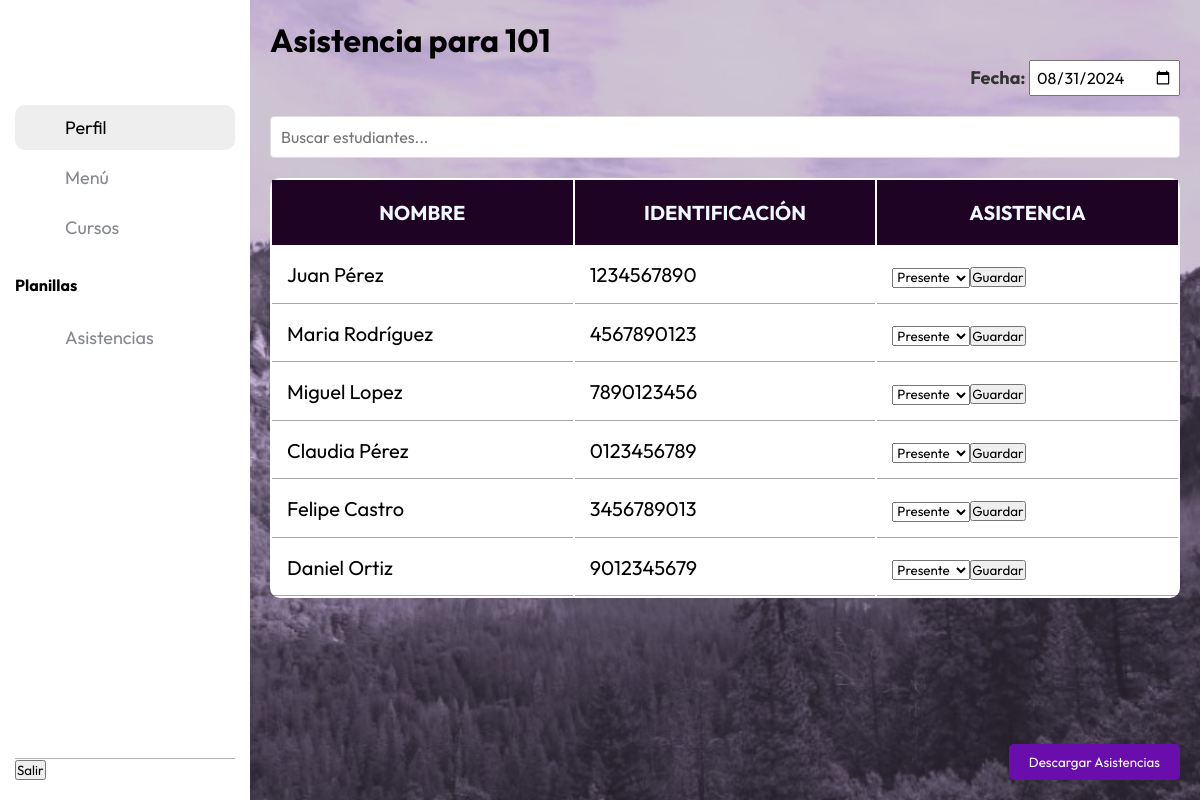
/views/docentes/asistencias/Asistencias.php?id_curso=1, run on the app's committed database.
### tables this page shows
CREATE TABLE `cursos` (
  `ID_curso` int(11) NOT NULL,
  `Nombre_curso` varchar(50) DEFAULT NULL,
  `ID_grado` int(11) DEFAULT NULL
);

CREATE TABLE `estudiantes` (
  `ID_estudiante` int(11) NOT NULL,
  `Nombres` varchar(50) DEFAULT NULL,
  `Apellidos` varchar(50) DEFAULT NULL,
  `Identificacion` varchar(20) DEFAULT NULL,
  `Fecha_nacimiento` date DEFAULT NULL,
  `Genero` enum('Masculino','Femenino') DEFAULT NULL,
  `Direccion` varchar(100) DEFAULT NULL,
  `Telefono` varchar(15) DEFAULT NULL,
  `Correo_electronico` varchar(50) DEFAULT NULL,
  `ID_curso` int(11) DEFAULT NULL
);

### views/docentes/asistencias/Asistencias.php (the view, shortened to what this page needs)
<?php
include '../../../config/db.php';
$id_curso = intval($_GET['id_curso']);
$stmt_curso = $db->prepare("SELECT Nombre_curso FROM cursos WHERE ID_curso = ?");
$stmt_curso->execute([$id_curso]);
$curso = $stmt_curso->fetch(PDO::FETCH_ASSOC);
$fecha_seleccionada = isset($_GET['fecha']) ? $_GET['fecha'] : date('Y-m-d');
$sql_estudiantes = "SELECT ID_estudiante, Nombres, Apellidos, Identificacion FROM estudiantes WHERE ID_curso = ?";
$stmt_estudiantes = $db->prepare($sql_estudiantes);
$stmt_estudiantes->execute([$id_curso]);
$result_estudiantes = $stmt_estudiantes->fetchAll(PDO::FETCH_ASSOC);
?>
<!DOCTYPE html>
<html lang="es">
<head>
    <link rel="stylesheet" href="../../../assets/style.css">
    <div style="position: fixed; bottom: 20px; right: 20px;">
    <form action="descargar_asistencias.php?id_curso=<?php echo $id_curso; ?>&fecha=<?php echo urlencode($fecha_seleccionada); ?>" method="post">
        <button type="submit" style="padding: 10px 20px; background-color: #6a0dad; color: white; border: none; border-radius: 5px; cursor: pointer;">Descargar Asistencias</button>
    </form>
</div>
</head>
<body>
    <div class="barra-lateral">
        <div>
            <a href="perfil_docente.php">
                <div class="nombre-pagina">
                </div>
            </a>
        </div>
        <nav class="navegacion">
            <ul>
                <li>
                    <a id="inbox" href="perfil_docente.php">
                        <span>Perfil</span>
                    </a>
                </li>
                <li>
                    <a href="../index.php">
                        <span>Menú</span>
                    </a>
                </li>
                <li>
                    <a href="CursosAsistencias.php">
                        <span>Cursos</span>
                    </a>
                </li>
                <br>
                <h4>Planillas</h4>
                <br>
                <li>
                    <a href="Asistencias.php">
                        <span>Asistencias</span>
                    </a>
                </li>
            </ul>
        </nav>
        <div>
            <div class="linea"></div>
            <div class="salir">
        <form method="POST" action="../../../logout.php">
            <button type="submit" class="salir-button">Salir</button>
        </form>
    </div>
        </div>
    </div>
    <main class="main">
        <h1>Asistencia para <?php echo htmlspecialchars($curso['Nombre_curso']); ?></h1>
        <div class="fecha-container">
            Fecha: <input type="date" id="fechaSeleccionada" value="<?php echo htmlspecialchars($fecha_seleccionada); ?>">
        </div>
        <div class="search-container">
            <input type="text" id="searchInput" placeholder="Buscar estudiantes...">
        </div>
        <table class="table" id="studentsTable">
            <thead>
                <tr>
                    <th>Nombre</th>
                    <th>Identificación</th>
                    <th>Asistencia</th>
                </tr>
            </thead>
            <tbody>
                <?php foreach ($result_estudiantes as $row): ?>
                <tr>
                    <td><?php echo htmlspecialchars($row['Nombres'] . ' ' . $row['Apellidos']); ?></td>
                    <td><?php echo htmlspecialchars($row['Identificacion']); ?></td>
                    <td>
                        <?php
                        $stmt_verificar_asistencia = $db->prepare("SELECT ID_asistencia, Estado FROM asistencia WHERE ID_estudiante = ? AND Fecha = ?");
                        $stmt_verificar_asistencia->execute([$row['ID_estudiante'], $fecha_seleccionada]);
                        $resultado_verificar_asistencia = $stmt_verificar_asistencia->fetch(PDO::FETCH_ASSOC);
                        if ($resultado_verificar_asistencia) {
                            echo htmlspecialchars($resultado_verificar_asistencia['Estado']);
                            echo '<form method="post" enctype="multipart/form-data">';
                            echo '<input type="hidden" name="asistencia_id" value="' . htmlspecialchars($resultado_verificar_asistencia['ID_asistencia']) . '">';
                            echo '<input type="hidden" name="estudiante_id" value="' . htmlspecialchars($row['ID_estudiante']) . '">';
                            echo '<input type="hidden" name="asignatura_id" value="' . htmlspecialchars($id_curso) . '">';
                            echo '<input type="hidden" name="fecha" value="' . htmlspecialchars($fecha_seleccionada) . '">';
                            echo '<input type="hidden" name="accion" value="editar">';
                            echo '<select name="asistencia">';
                            echo '<option value="Presente" ' . ($resultado_verificar_asistencia['Estado'] == 'Presente' ? 'selected' : '') . '>Presente</option>';
                            echo '<option value="Ausente" ' . ($resultado_verificar_asistencia['Estado'] == 'Ausente' ? 'selected' : '') . '>Ausente</option>';
                            echo '<option value="Tardanza" ' . ($resultado_verificar_asistencia['Estado'] == 'Tardanza' ? 'selected' : '') . '>Tardanza</option>';
                            echo '<option value="Excusa" ' . ($resultado_verificar_asistencia['Estado'] == 'Excusa' ? 'selected' : '') . '>Excusa</option>';
                            echo '</select>';
                            echo '<input type="file" name="excusa_archivo" class="excusa-archivo" />';
                            echo '<button type="submit">Editar</button>';
                            echo '</form>';
                        } else {
                            echo '<form method="post" enctype="multipart/form-data">';
                            echo '<select name="asistencia">';
                            echo '<option value="Presente">Presente</option>';
                            echo '</select>';
                            echo '<button type="submit">Guardar</button>';
                            echo '</form>';
                        }
                        ?>
                    </td>
                </tr>
                <?php endforeach; ?>
            </tbody>
        </table>
    </main>
</body>
</html>

### assets/style.css (style rules this page uses)
:root { --color-barra-lateral:rgb(255,255,255); --color-texto:rgb(0,0,0); --color-texto-menu:rgb(134,136,144); --color-menu-hover:rgb(238,238,238); --color-menu-hover-texto:rgb(0,0,0); --color-boton:rgb(0,0,0); --color-boton-texto:rgb(255,255,255); --color-linea:rgb(180,180,180); --color-switch-base :rgb(201,202,206); --color-switch-circulo:rgb(241,241,241); --color-scroll:rgb(192,192,192); --color-scroll-hover:rgb(134,134,134); }
* { margin: 0; padding: 0; box-sizing: border-box; font-family: 'Outfit', sans-serif; }
body { margin: 0; padding: 0; background-image: url('../Imagenes/fondo.jpg'); background-size: cover; background-repeat: no-repeat; font-family: 'Outfit', sans-serif; height: 100vh; }
.barra-lateral { position: fixed; display: flex; flex-direction: column; justify-content: space-between; width: 250px; height: 100%; overflow: hidden; padding: 20px 15px; background-color: var(--color-barra-lateral); transition: width 0.5s ease,background-color 0.3s ease,left 0.5s ease; z-index: 50; }
.barra-lateral span { width: 100px; white-space: nowrap; font-size: 18px; text-align: left; opacity: 1; transition: opacity 0.5s ease,width 0.5s ease; }
.barra-lateral .nombre-pagina { width: 100%; height: 45px; color: var(--color-texto); margin-bottom: 40px; display: flex; align-items: center; }
.barra-lateral .navegacion { height: 100%; overflow-y: auto; overflow-x: hidden; }
.barra-lateral .navegacion li { list-style: none; display: flex; margin-bottom: 5px; }
.barra-lateral .navegacion a { width: 100%; height: 45px; display: flex; align-items: center; text-decoration: none; border-radius: 10px; color: var(--color-texto-menu); }
.barra-lateral .linea { width: 100%; height: 1px; margin-top: 15px; background-color: var(--color-linea); }
#inbox { background-color: var(--color-menu-hover); color: var(--color-menu-hover-texto); }
main { margin-left: 250px; padding: 20px; transition: margin-left 0.5s ease; }
table { background-color: white; width: 100%; height: 100%; color: black; font-size: 20px; table-layout: fixed; border-collapse: separate; border-radius: 10px; }
thead { background: #1e0325; color: aliceblue; }
th { padding: 20px 20px ; font-weight: 700; text-transform: uppercase; }
td { padding: 15px; border-bottom: solid 1px rgba(0, 0, 0, 0.342); }
tbody tr { cursor: pointer; }

### views/docentes/asistencias/Asistencias.php (style rules this page uses)
.search-container { margin: 20px 0; }
#searchInput { width: 100%; padding: 10px; font-size: 16px; border: 1px solid #ddd; border-radius: 4px; }
.fecha-container { text-align: right; margin-bottom: 10px; font-size: 18px; font-weight: bold; color: #333; }
#fechaSeleccionada { font-size: 16px; padding: 5px; }

### data on the page
cursos: Nombre_curso "101"
estudiantes: Nombres+Apellidos "Juan Pérez", Identificacion "1234567890"
estudiantes: Nombres+Apellidos "Maria Rodríguez", Identificacion "4567890123"
estudiantes: Nombres+Apellidos "Miguel Lopez", Identificacion "7890123456"
estudiantes: Nombres+Apellidos "Claudia Pérez", Identificacion "0123456789"
estudiantes: Nombres+Apellidos "Felipe Castro", Identificacion "3456789013"
estudiantes: Nombres+Apellidos "Daniel Ortiz", Identificacion "9012345679"
